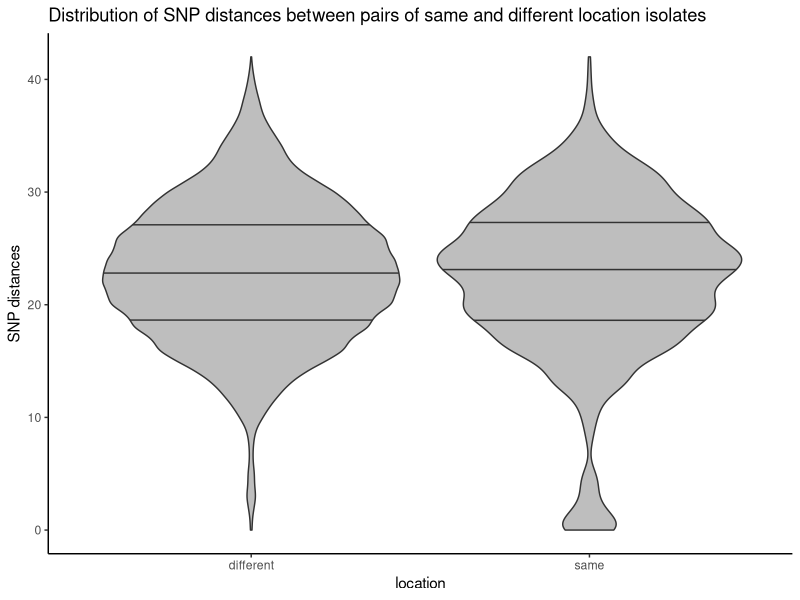
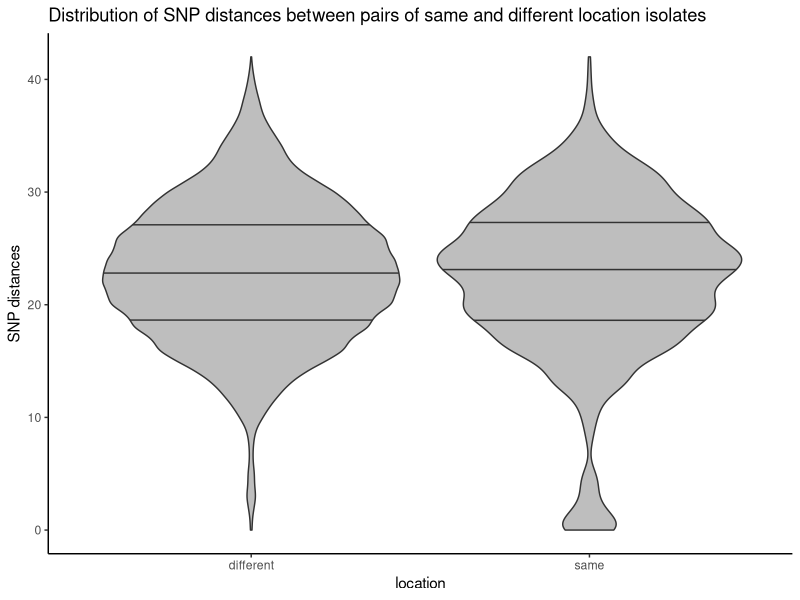

Generate these figures, in order, with R:
#This is an R script that compares and test for significant differences between two groups of sample pairs in a population using Kruskal-Wallis test
#We recommend running this script step-by-step on RStudio

#load R packages

library(readr)
library(dplyr)
library(tidyr)
library(ggplot2)

#Load metadata file

read_tsv('data/MP_metadata_1121.tsv')%>% 
  as.data.frame() %>% 
  `rownames<-`(unlist(.[,1]))->metadata

#First run SNP-dists on your alignment file. Then load results from SNP-dists using:

read_tsv('data/snp_dist_2023_ec1.tsv')->ec1_snp_dist
ec1_snp_dist[,-1] %>% 
  as.data.frame() %>% 
  `rownames<-`(unlist(ec1_snp_dist[,1]))->ec1_snp_dist

#make sure row and column names are identical:
all(rownames(ec1_snp_dist)==colnames(ec1_snp_dist) )


#Alternatively, provide a phylogenetic tree to generate SNP distance matrix:
# subtrees(read.tree('data/2023_ec1_rooted_long.tre') %>% 
#              ladderize())[[2]] -> ec1_2023
# 
# ec1_2023 %>% ape::cophenetic.phylo() ->ec1_phylo_dist


#create a second matrix that classifies sample pairs into two catagories, in this case, same/different locations


ec1_2023_geo<-matrix(NA, 
                     nrow =  nrow(ec1_snp_dist) , 
                     ncol =  ncol(ec1_snp_dist) )%>% 
  `rownames<-`(rownames(ec1_snp_dist)) %>%
  `colnames<-`(rownames(ec1_snp_dist))

for (i in 1:nrow(ec1_snp_dist)) {
  for (j in 1:nrow(ec1_snp_dist)) {
    ec1_2023_geo[i, j] <- ifelse(metadata[rownames(ec1_snp_dist),"location"][i] == metadata[rownames(ec1_snp_dist),"location"][j], "same", "different")
  }
}

#The two matrices should share identical row and column names, if not, change the order accordingly
all(rownames(ec1_snp_dist)==rownames(ec1_2023_geo) ) 
all(colnames(ec1_snp_dist)==colnames(ec1_2023_geo) ) 

#remove self-pairs
diag(ec1_2023_geo)<-'NA'

#merge the information of the 2 matrices to form a list of SNP distances
ec1_2023_dist_list<-rbind(data.frame('dist'=ec1_snp_dist[ec1_2023_geo =='same'],'location'='same'),
      data.frame('dist'=ec1_snp_dist[ec1_2023_geo =='different'],'location'='different'))

#draw violin plots demonstrating the distribution of 
ec1_2023_dist_list %>% 
  ggplot() +
  geom_violin(aes(x=location,y=dist),draw_quantiles = c(0.25,0.5,0.75),fill='grey')+
  ggtitle('Distribution of SNP distances between pairs of same and different location isolates')+
  ylab("SNP distances")+
  theme_classic()

ggsave(filename = 'output/geo_violin.pdf',width = 1500,height = 800,units='px',dpi = 150)

#conduct Kruskal-Wallis test on the two groups
kruskal.test(
  list(ec1_snp_dist[ec1_2023_geo =='same'],
       ec1_snp_dist[ec1_2023_geo =='different']) 
  )

#noticing an enrichment of short-distance SNPs in the same-location group, we further examine the existence of local dissemination by conducting a Fisher's exact test
#first split each group into =<7 and >7 SNP distance (selected based on the violin plot) and construct a 2x2 contingency table
ec1_2023_dist_list %>% mutate(group=case_when(dist<=7 ~ 'close',
                                              dist>7 ~ 'far'  ) 
                              ) %>%
  group_by(location,group) %>% 
  summarise(count=n(),.groups = 'keep') %>% 
  pivot_wider(names_from = group,values_from = count) %>% as.data.frame() %>% 
  `rownames<-`(.$location) %>% 
  select(-1) %>% 
  as.matrix()->SNP_contingency_table

#examine if short-distance sample pairs are distributed differently across location groups
fisher.test(SNP_contingency_table)

